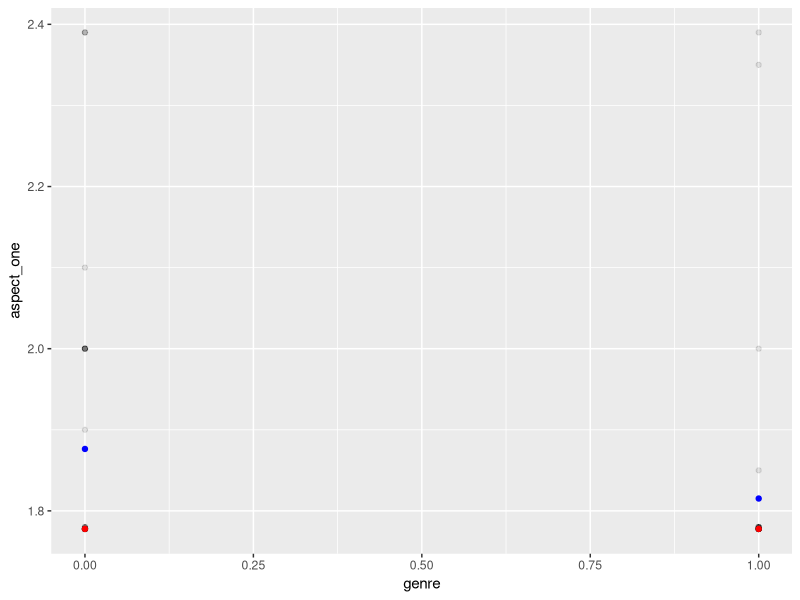

Generate this figure with R:
# genre: 0 = Sci-Fi, 1 = Comedy
# aspect_one: width
# aspect_two: height


library(tidyverse)
library(dplyr)

IMDb_data <- as_tibble(read.csv("raw/IMDbData.csv"))
print(IMDb_data)

IMDb_data <- IMDb_data %>% mutate(aspect_one = aspect_one/aspect_two, aspect_two = 1) %>% print

mean_comedy <- IMDb_data %>% filter(genre == 1) %>% pull(aspect_one) %>% mean() %>% print
median_comedy <- IMDb_data %>% filter(genre == 1) %>% pull(aspect_one) %>% median() %>% print

mean_scifi <- IMDb_data %>% filter(genre == 0) %>% pull(aspect_one) %>% mean() %>% print
median_scifi <- IMDb_data %>% filter(genre == 0) %>% pull(aspect_one) %>% median() %>% print

means <- tibble(mean = c(mean_scifi, mean_comedy), genre = c(0, 1))
medians <- tibble(median = c(median_scifi, median_comedy), genre = c(0, 1))


ggplot(data = IMDb_data)+
  geom_point(aes(x=genre, y = aspect_one), alpha = 0.1)+
  geom_point(data = means, aes(x=genre, y=mean), color = "blue")+
  geom_point(data = medians, aes(x=genre, y=median, color= genre), color = "red")


